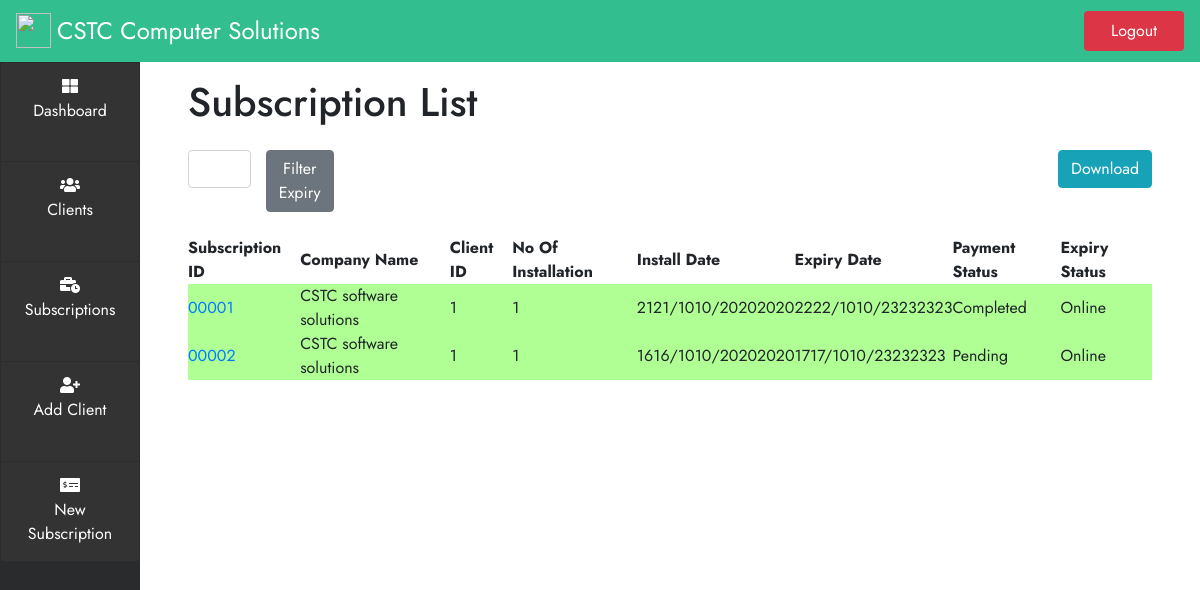
The page /subscription (signed in) on the database as committed earlier.
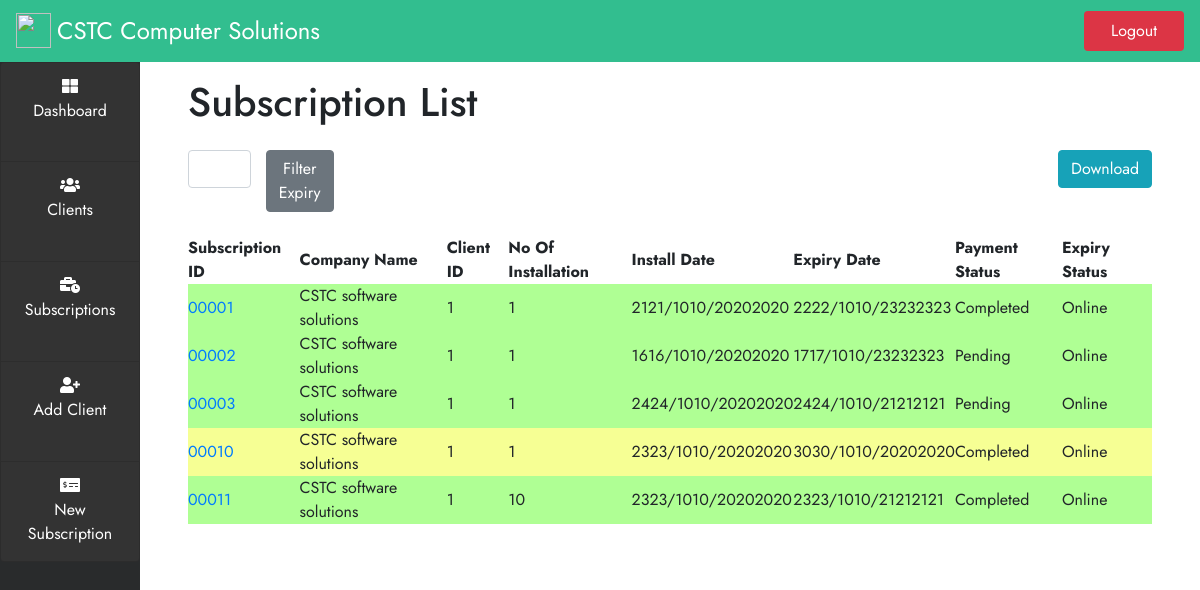
The same page on the database as committed later.
### subscription/models.py (models this page shows)
class Subscription(models.Model):
    CustomerName= models.ForeignKey(Customer, on_delete=models.CASCADE, related_name='custom')
    Installation_number = models.IntegerField(blank=False,default=1, validators=[MinValueValidator(1)])
    InstallDuration= models.IntegerField(blank=False,default=1, validators=[MinValueValidator(1)])
    InstallDate=models.DateField()
    ExpiryDate= models.DateField()
    TotalAmount= models.FloatField(blank=False, default=0, validators=[MinValueValidator(0)])
    AmountReceived=models.FloatField(blank=False,default=0, validators=[MinValueValidator(0)])
    RemainingAmount = models.FloatField(blank=False, default=0, validators=[MinValueValidator(0)])

### customer/models.py (models this page shows)
class Customer(models.Model):
    ClientID = models.CharField(max_length=10,default="")
    Name = models.CharField(max_length=250)
    Address1 = models.CharField(max_length=150)
    Address2 = models.CharField(max_length=150, blank=True)
    City= models.CharField(max_length=100)
    District = models.CharField(max_length=20)
    Zone = models.CharField(max_length=100)
    PhoneNo= models.CharField(max_length=15)
    Email = models.CharField(max_length=100)
    Website = models.CharField(max_length=100, blank=True)
    Contact_Person= models.CharField(max_length=100)
    Contact_Person_MobileNo= models.CharField(max_length=15)
    Contact_Person_Email= models.CharField(max_length=100)
    def __str__(self):
        return self.Name

### subscription/views.py (the view)
# urls.py: path('subscription', views.subscription_list, name='subscriptions'),
@login_required(login_url='index')
def subscription_list(request):
    obj = Subscription.objects.all()
    days = None
    expiryfilter = request.GET.get('expiryfilter')
    if is_valid_queryparam(expiryfilter):
        days = int(expiryfilter)
        start_date = datetime.date.today()
        end_date = start_date + datetime.timedelta(days=days)
        obj = obj.filter(ExpiryDate__range=[start_date, end_date])
    context = {
        'subscriptions': obj,
        'days':days,
    }
    return render(request,'subscription.html',context)

### cstcdataentry/templatetags/myfilters.py (called while the page is built)
@register.filter
def days_until(exdate):
    delta = exdate - datetime.date.today()
    return delta.days

### subscription/views.py (called while the page is built)
def is_valid_queryparam(param):
    return param != '' and param is not None

### subscription/Templates/subscription.html (shortened to what this page needs)
{% extends "base.html" %}
{% block content %}
{% load myfilters %}
<div class="col-lg px-5 py-3 tablecontent">
    <h1>Subscription List</h1>
    <div class="col my-4">
            <div class="row justify-content-end">
                <form class="col-2 " method="GET">
                    <div class="row">
                        <div class="col-lg col p-0 ">
                            <input class="form-control" name="expiryfilter" type="number" value="" id="days-input">
                        </div>
                        <div class="col">
                            <button type="submit" class="btn btn-secondary " >Filter Expiry</button>
                        </div>
                    </div>
                </form>
                <div class="col p-0">
                    <a  href="{%url 'report' days  %}" class="btn btn-info float-right" >Download</a>
                </div>
            </div>
    </div>
    <table id="datatable" class="display" style="width:100%">
        <thead>
            <tr>
                <th>Subscription ID</th>
                <th>Company Name</th>
                <th>Client ID</th>
                <th>No Of Installation</th>
                <th>Install Date</th>
                <th>Expiry Date</th>
                <th>Payment Status</th>
                <th>Expiry Status</th>
            </tr>
        </thead>
        <tbody>
        {% for subscription in subscriptions %}
            {% if subscription.ExpiryDate|days_until <= 20  %}
                {% if subscription.ExpiryDate|days_until <= 0 %}
                <tr class="expired">
                {% else %}
                <tr class="warn">
                {% endif %}
            {% else %}
                <tr class="online">
            {% endif %}
                <td><a href="{%url 'subscriptiondetail' subscription.id %}">{{ subscription.id |stringformat:"05d" }}</a></td>
                <td>{{ subscription.CustomerName }}</td>
                <td>{{ subscription.CustomerName.id }}</td>
                <td>{{ subscription.Installation_number }}</td>
                <td>{{ subscription.InstallDate }}</td>
                <td >{{ subscription.ExpiryDate }}</td>
                <td >
                    {% if subscription.RemainingAmount > 0 %}
                        {% if subscription.ExpiryDate|days_until <= 0 %}
                            OverDue
                        {% else %}
                            Pending
                        {% endif %}
                    {% else %}
                        Completed
                    {% endif %}
                </td>
                <td>
                    {% if subscription.ExpiryDate|days_until <= 0 %}
                        Expired
                    {% else %}
                        Online
                    {% endif %}
                </td>
            </tr>
        {% endfor %}
        </tbody>
</table>
</div>
{% endblock content %}

Rows that differ between the two databases and show on the page:
added Subscription: id "00003", CustomerName "CSTC software solutions", CustomerName.id "1", Installation_number "1", InstallDate "2424/1010/20202020", ExpiryDate "2424/1010/21212121", RemainingAmount "Pending", shows "Online"
added Subscription: id "00010", CustomerName "CSTC software solutions", CustomerName.id "1", Installation_number "1", InstallDate "2323/1010/20202020", ExpiryDate "3030/1010/20202020", RemainingAmount "Completed", shows "Online"
added Subscription: id "00011", CustomerName "CSTC software solutions", CustomerName.id "1", Installation_number "10", InstallDate "2323/1010/20202020", ExpiryDate "2323/1010/21212121", RemainingAmount "Completed", shows "Online"
